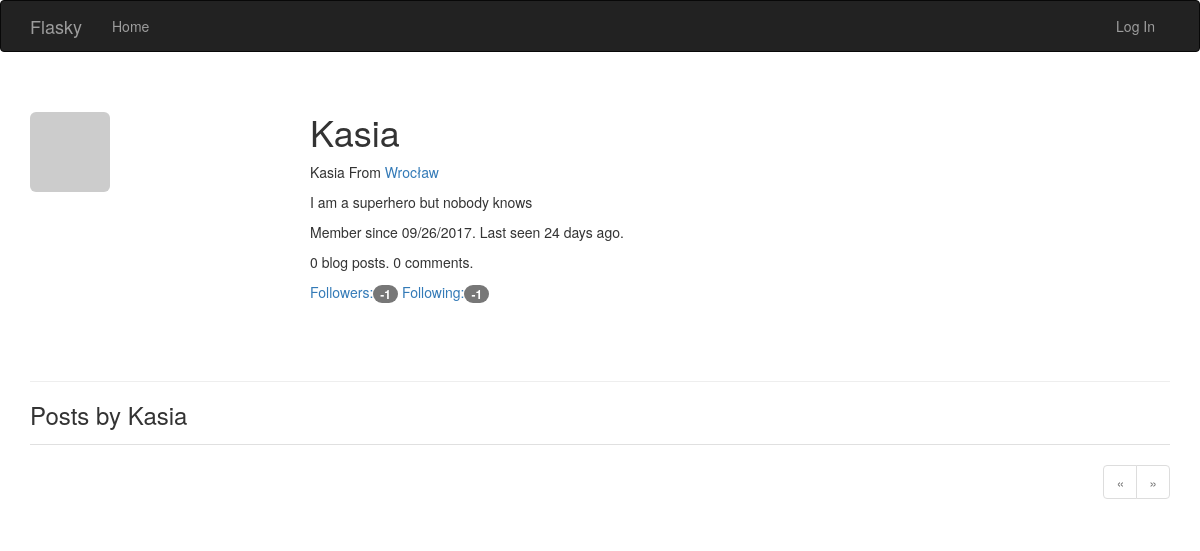
The app's page /user/Kasia, older data.
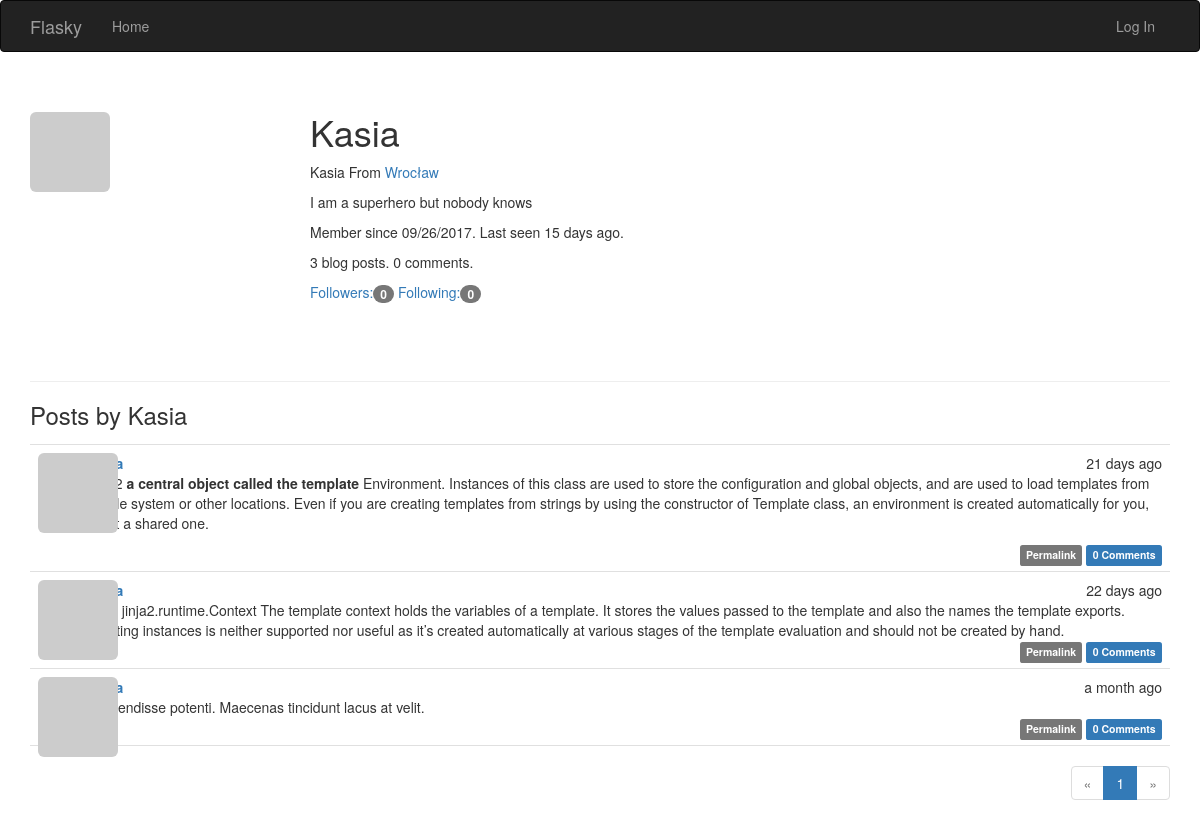
The same page, newer data.
### app/models.py (models this page shows, shortened)
class User(UserMixin, db.Model):
    __tablename__ = 'users'
    id = db.Column(db.Integer, primary_key=True)
    email = db.Column(db.String(64), unique=True, index=True)
    username = db.Column(db.String(64), unique=True, index=True)
    role_id = db.Column(db.Integer, db.ForeignKey('roles.id'))
    password_hash = db.Column(db.String(128))
    confirmed = db.Column(db.Boolean, default=False)
    name = db.Column(db.String(64))
    location = db.Column(db.String(64))
    about_me = db.Column(db.Text())
    member_since = db.Column(db.DateTime(), default=datetime.utcnow)
    last_seen = db.Column(db.DateTime(), default=datetime.utcnow)
    avatar_hash = db.Column(db.String(32))
    posts = db.relationship('Post', backref='author', lazy='dynamic')
    followed = db.relationship('Follow',
                               foreign_keys=[Follow.follower_id],
                               backref=db.backref('follower', lazy='joined'),
                               lazy='dynamic',
                               cascade='all, delete-orphan')
    followers = db.relationship('Follow',
                                foreign_keys=[Follow.followed_id],
                                backref=db.backref('followed', lazy='joined'),
                                lazy='dynamic',
                                cascade='all, delete-orphan')
    comments = db.relationship('Comment', backref='author', lazy='dynamic')
    @property
    def password(self):
        raise AttributeError('password is not a readable attribute')
    def gravatar(self, size=100, default='identicon', rating='g'):
        if request.is_secure:
            url = 'https://secure.gravatar.com/avatar'
        else:
            url = 'http://www.gravatar.com/avatar'
        hash = self.avatar_hash or hashlib.md5(
            self.email.encode('utf-8')).hexdigest()
        return '{url}/{hash}?s={size}&d={default}&r={rating}'.format(
            url=url, hash=hash, size=size, default=default, rating=rating)

class Post(db.Model):
    __tablename__ = 'posts'
    id = db.Column(db.Integer, primary_key=True)
    body = db.Column(db.Text)
    body_html = db.Column(db.Text)
    timestamp = db.Column(db.DateTime, index=True, default=datetime.utcnow)
    author_id = db.Column(db.Integer, db.ForeignKey('users.id'))
    comments = db.relationship('Comment', backref='post', lazy='dynamic')

### app/main/views.py (the view)
@main.route('/user/<username>')
def user(username):
    user = User.query.filter_by(username=username).first_or_404()
    page = request.args.get('page', 1, type=int)
    pagination = user.posts.order_by(Post.timestamp.desc()).paginate(
        page, per_page=current_app.config['FLASKY_POSTS_PER_PAGE'],
        error_out=False)
    posts = pagination.items
    return render_template('user.html', user=user, posts=posts,
                           pagination=pagination)

### app/auth/views.py (called while the page is built)
@auth.before_app_request
def before_request():
    if current_user.is_authenticated:
        current_user.ping()
        if not current_user.confirmed \
                and request.endpoint \
                and request.endpoint[:5] != 'auth.' \
                and request.endpoint != 'static':
            return redirect(url_for('auth.unconfirmed'))

### app/main/__init__.py (called while the page is built)
@main.app_context_processor
def inject_permissions():
    return dict(Permission=Permission)

### app/main/views.py (called while the page is built)
@main.after_app_request
def after_request(response):
    for query in get_debug_queries():
        if query.duration >= current_app.config['FLASKY_SLOW_DB_QUERY_TIME']:
            current_app.logger.warning(
                'Slow query: %s\nParameters: %s\nDuration: %fs\nContext: %s\n' %
                (query.statement, query.parameters, query.duration,
                 query.context))
    return response

### app/models.py (called while the page is built)
    def can(self, permissions):
        return False

    def is_administrator(self):
        return False

### app/templates/user.html (shortened to what this page needs)
{% extends "base.html" %}
{% import "_macros.html" as macros %}
{% block page_content %}
<div class="page-header">
  <img class="img-rounded profile-thumbnail" src="{{ user.gravatar(size=256) }}">
  <div class="profile-header">
  <h1>{{ user.username }}</h1>
  {% if user.name or user.location %}
  <p>
    {% if user.name %} {{ user.name }}{% endif %}
    {% if user.location %}
      From <a href="http://maps.google.com/?q={{ user.location }}"> {{ user.location }} </a><br>
    {% endif %}
  </p>
  {% endif %}
  {% if user.about_me %}<p>{{ user.about_me }}</p>{% endif %}
  <p> Member since {{ moment(user.member_since).format('L') }}.  Last seen {{moment(user.last_seen).fromNow() }}.  </p>
  <p>{{ user.posts.count() }} blog posts. {{user.comments.count() }} comments. </p>
  <p>
    <a href="{{ url_for('.followers', username=user.username) }}">
      Followers:<span class="badge">{{ user.followers.count() - 1 }}</span>
    </a>
    <a href="{{ url_for('.followed_by', username=user.username) }}">
      Following:<span class="badge">{{ user.followed.count() - 1 }}</span>
    </a>
  </p>
  </div>
</div>
  <h3>Posts by {{ user.username }}</h3>
  {% include '_posts.html' %}
  {% if pagination %}
  <div class="pagination">
    {{ macros.pagination_widget(pagination, '.user', username=user.username) }}
  </div>
  {% endif %}
{% endblock %}

### app/templates/base.html (shortened to what this page needs)
{% extends "bootstrap/base.html" %}
{% block head %}
{{ super() }}
<link rel="stylesheet" type="text/css" href="{{ url_for('static', filename='styles.css') }}">
{% endblock %}
{% block navbar %}
<div class="navbar navbar-inverse" role="navigation">
  <div class="container">
    <div class="navbar-header">
      <a class="navbar-brand" href="{{ url_for('main.index') }}">Flasky</a>
    </div>
    <div class="navbar-collapse collapse">
      <ul class="nav navbar-nav">
        <li><a href="{{ url_for('main.index') }}">Home</a></li>
      </ul>
      <ul class="nav navbar-nav navbar-right">
        {% if current_user.is_authenticated %}
        <li class="dropdown">
          <a href="#" class="dropdown-toggle" data-toggle="dropdown">
            <img src="{{ current_user.gravatar(size=18) }}">
            Account<b class="caret"></b></a>
          <ul class="dropdown-menu">
            <li><a href="{{ url_for('auth.change_password') }}">Change
                Password</a></li>
            <li><a href="{{ url_for('auth.change_email_request') }}">Change
                Email</a></li>
            <li><a href="{{ url_for('auth.logout') }}">Log Out</a></li>
          </ul>
        </li>
        {% else %}
        <li><a href="{{ url_for('auth.login') }}">Log In</a></li>
        {% endif %}
      </ul>
    </div>
  </div>
</div>
{% endblock %}
{% block content %}
<div class="container">
  {% block page_content %}
  {% endblock %}
</div>
{% endblock %}

### app/templates/_macros.html
{% macro pagination_widget(pagination, endpoint, fragment='') %}
<ul class="pagination">
  <li{% if not pagination.has_prev %} class="disabled"{% endif %}>
    <a href="{% if pagination.has_prev %}{{ url_for(endpoint, page=pagination.prev_num, **kwargs) }}{% else %}#{% endif %}">
        &laquo;
    </a>
    </li>
    {% for p in pagination.iter_pages() %}
      {% if p %}
        {% if p == pagination.page %}
        <li class="active">
          <a href="{{ url_for(endpoint, page = p, **kwargs) }}{{ fragment }}">{{ p }}</a>
        </li>
        {% else %}
        <li>
          <a href="{{ url_for(endpoint, page = p, **kwargs) }}{{ fragment }}">{{ p }}</a>
        </li>
        {% endif %}
      {% else %}
      <li class="disabled"><a href="#">&hellip;</a></li>
      {% endif %}
    {% endfor %}
    <li{% if not pagination.has_next %} class="disabled"{% endif %}>
      <a href="{% if pagination.has_next %}{{ url_for(endpoint, page=pagination.next_num, **kwargs) }}{{ fragment }}{% else %}#{% endif %}">
        &raquo;
      </a>
    </li>
</ul>
{% endmacro %}

### app/templates/_posts.html (shortened to what this page needs)
<ul class="posts">
  {% for post in posts %}
  <li class="post">
    <div class="post-thumbnail">
      <a href="{{ url_for('.user', username=post.author.username) }}">
        <img class="img-rounded profile-thumbnail" src="{{
        post.author.gravatar(size=40) }}">
      </a>
    </div>
    <div class="post-content">
      <div class="post-date">{{ moment(post.timestamp).fromNow() }}</div>
      <div class="post-author">
        <a href="{{ url_for('.user', username=post.author.username) }}">
        </a>
      </div>
      <div class="post-body">
        {% if post.body_html %}
          {{ post.body_html | safe }}
        {% else %}
          {{ post.body }}
        {% endif %}
      </div>
      <div class="post-footer">
        <a href="{{ url_for('.post', id=post.id) }}">
          <span class="label label-default">Permalink</span>
        </a>
        <a href="{{ url_for('.post', id=post.id) }}#comments">
          <span class="label label-primary">{{ post.comments.count() }}
            Comments</span>
        </a>
      </div>
    </div>
  </li>
  {% endfor %}
</ul>

### app/static/styles.css (style rules this page uses)
a { text-decoration: none; }
.profile-thumbnail { position: absolute; }
.profile-header { min-height: 260px; margin-left: 280px; }
ul.posts { list-style-type: none; padding: 0px; margin: 16px 0px 0px 0px; border-top: 1px solid #e0e0e0; }
ul.posts li.post { padding: 8px; border-bottom: 1px solid #e0e0e0; }
div.post-date { float: right; }
div.post-author { font-weight: bold; }
div.post-thumbnail { position: absolute; }
div.post-content { margin-left: 48px; min-height: 48px; }
div.post-footer { text-align: right; }
div.pagination { width: 100%; text-align: right; padding: 0px; margin: 0px; }

Row changes from the older to the newer data that the page shows:
changed User "Kasia": last_seen "24 days ago" → "15 days ago"
added Post: timestamp "21 days ago", body_html "a central object called the template Environment. Instances of this class are used to store the configuration and global objects, and are used to load templates from the file system or other locations. Even if you are creating templates from strings by using the constructor of Template class, an environment is created automatically for you, albeit a shared one.", comments.count "0"
added Post: timestamp "22 days ago", body "class jinja2.runtime.Context The template context holds the variables of a template. It stores the values passed to the template and also the names the template exports. Creating instances is neither supported nor useful as it’s created automatically at various stages of the template evaluation and should not be created by hand.", comments.count "0"
added Post: timestamp "a month ago", body "Suspendisse potenti. Maecenas tincidunt lacus at velit.", comments.count "0"
Text that changed along with them:
{{ user.posts.count() }}: "0" → "3"
{{ user.followers.count() - 1 }}: "-1" → "0"
{{ user.followed.count() - 1 }}: "-1" → "0"
new list line: "1"
